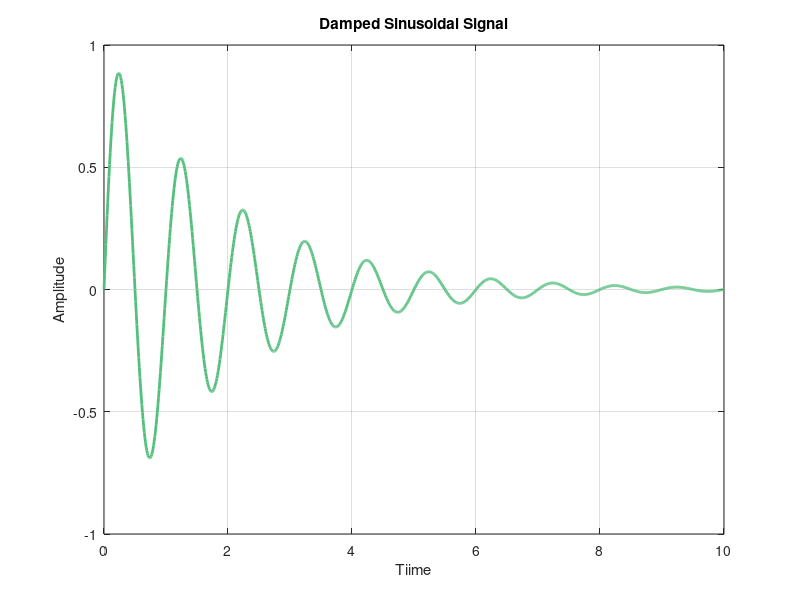

Reproduce this figure in MATLAB.
% Damped Sinusoidal Signal;

clc; clear;

t = 0:0.01:10;
x = exp(-0.5*t).*sin(2*pi*t);

figure(1);
plot(t,x,'LineWidth',2,'Color',[0.33, 0.75, 0.49]);
grid on;
title("Damped Sinusoidal Signal");
xlabel('Tiime');
ylabel('Amplitude');
